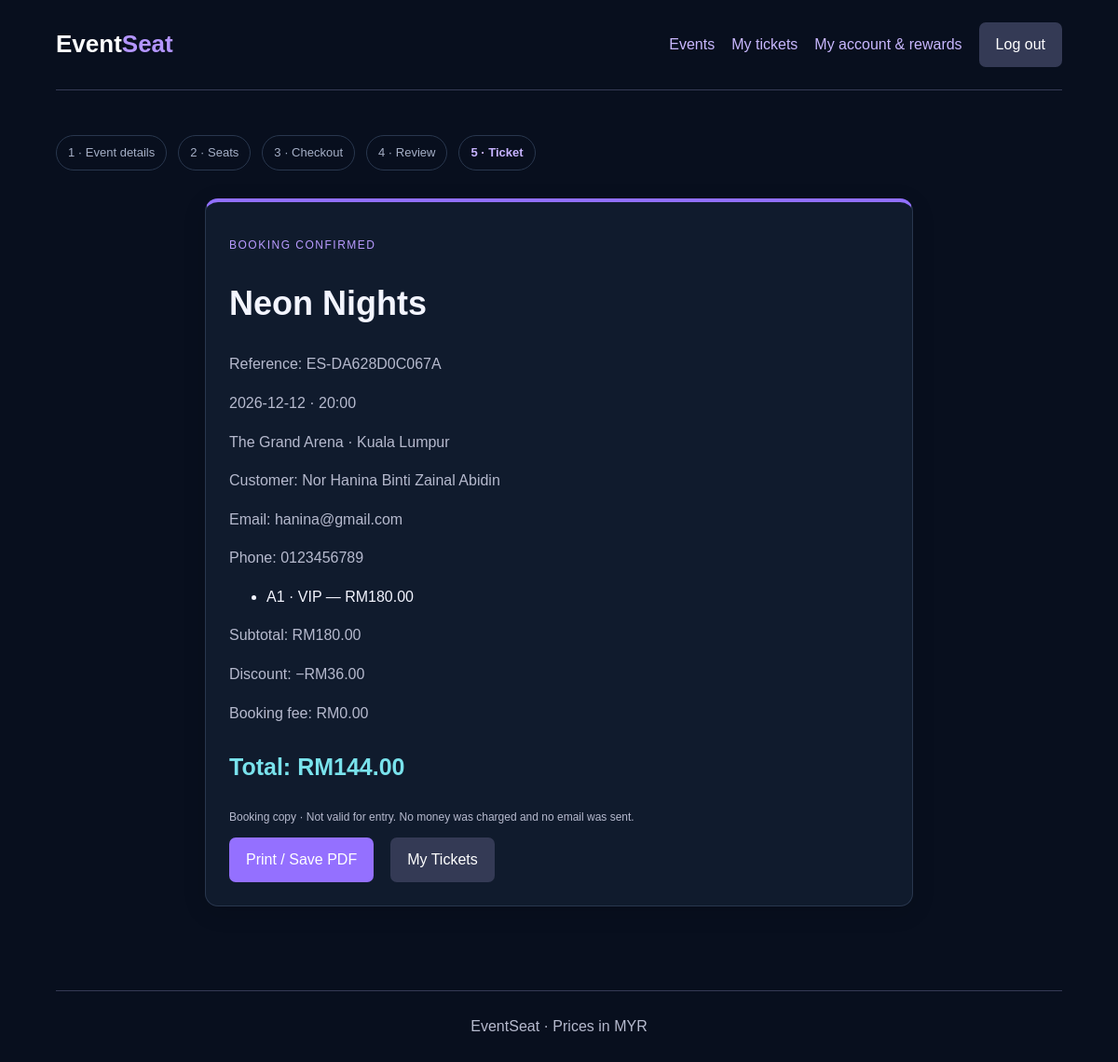
The page /ticket.php?id=4 (signed in) on the database its author committed.
### tables this page shows
CREATE TABLE `bookings` (
  `booking_id` int(10) UNSIGNED NOT NULL,
  `reference` varchar(24) NOT NULL,
  `visitor_key` char(64) NOT NULL,
  `checkout_token` char(32) NOT NULL,
  `customer_id` int(10) UNSIGNED NOT NULL,
  `session_id` int(10) UNSIGNED NOT NULL,
  `promo_id` int(10) UNSIGNED DEFAULT NULL,
  `booking_date` timestamp NOT NULL DEFAULT current_timestamp(),
  `subtotal` int(10) UNSIGNED NOT NULL,
  `discount` int(10) UNSIGNED NOT NULL,
  `booking_fee` int(10) UNSIGNED NOT NULL DEFAULT 0,
  `total_amount` int(10) UNSIGNED NOT NULL,
  `booking_status` varchar(20) NOT NULL DEFAULT 'confirmed',
  `user_id` int(10) UNSIGNED DEFAULT NULL
);

CREATE TABLE `events` (
  `event_id` int(10) UNSIGNED NOT NULL,
  `venue_id` int(10) UNSIGNED NOT NULL,
  `event_name` varchar(120) NOT NULL,
  `category` varchar(30) NOT NULL,
  `description` text NOT NULL,
  `image` varchar(50) NOT NULL,
  `status` varchar(20) NOT NULL DEFAULT 'active'
);

CREATE TABLE `event_sessions` (
  `session_id` int(10) UNSIGNED NOT NULL,
  `event_id` int(10) UNSIGNED NOT NULL,
  `session_date` date NOT NULL,
  `session_time` time NOT NULL,
  `session_status` varchar(20) NOT NULL DEFAULT 'active'
);

CREATE TABLE `venues` (
  `venue_id` int(10) UNSIGNED NOT NULL,
  `venue_name` varchar(120) NOT NULL,
  `location` varchar(150) NOT NULL,
  `capacity` int(10) UNSIGNED NOT NULL
);

CREATE TABLE `customers` (
  `customer_id` int(10) UNSIGNED NOT NULL,
  `full_name` varchar(80) NOT NULL,
  `email` varchar(120) NOT NULL,
  `phone` varchar(40) NOT NULL,
  `register_date` timestamp NOT NULL DEFAULT current_timestamp()
);

CREATE TABLE `booking_seats` (
  `booking_seat_id` int(11) UNSIGNED NOT NULL,
  `booking_id` int(11) UNSIGNED NOT NULL,
  `session_id` int(11) UNSIGNED NOT NULL,
  `seat_id` int(11) UNSIGNED NOT NULL,
  `ticket_price` int(11) UNSIGNED NOT NULL
);

CREATE TABLE `seats` (
  `seat_id` int(10) UNSIGNED NOT NULL,
  `venue_id` int(10) UNSIGNED NOT NULL,
  `seat_number` varchar(5) NOT NULL,
  `category` varchar(20) NOT NULL,
  `price` int(10) UNSIGNED NOT NULL,
  `status` varchar(20) NOT NULL DEFAULT 'available'
);

### ticket.php (the view, shortened to what this page needs)
<?php
require __DIR__ . '/common.php';
$user = requireRole('user');
$id = filter_var($_GET['id'] ?? '', FILTER_VALIDATE_INT);
$query = $pdo->prepare('SELECT b.*, c.full_name, c.email, c.phone, e.event_name,
    es.session_date, es.session_time, v.venue_name, v.location
    FROM bookings b JOIN customers c ON c.customer_id = b.customer_id
    JOIN event_sessions es ON es.session_id = b.session_id
    JOIN events e ON e.event_id = es.event_id
    JOIN venues v ON v.venue_id = e.venue_id
    WHERE b.booking_id = ? AND b.user_id = ?');
$query->execute([$id, $user['user_id']]);
$booking = $query->fetch();
$query = $pdo->prepare('SELECT s.seat_number,s.category,bs.ticket_price FROM booking_seats bs
    JOIN seats s ON s.seat_id = bs.seat_id WHERE bs.booking_id = ? ORDER BY s.seat_id');
$query->execute([$id]);
$seats = $query->fetchAll();
pageStart('Booking confirmed'); bookingSteps(4);
?>
<section class="panel ticket">
    <p class="label">BOOKING CONFIRMED</p>
    <h1><?php echo h($booking['event_name']); ?></h1>
    <p>Reference: <?php echo h($booking['reference']); ?></p>
    <p><?php echo h($booking['session_date'] . ' · ' . substr($booking['session_time'], 0, 5)); ?></p>
    <p><?php echo h($booking['venue_name'] . ' · ' . $booking['location']); ?></p>
    <p>Customer: <?php echo h($booking['full_name']); ?></p>
    <p>Email: <?php echo h($booking['email']); ?></p>
    <p>Phone: <?php echo h($booking['phone']); ?></p>
    <ul>
        <?php foreach ($seats as $seat): ?>
            <li><?php echo h($seat['seat_number'] . ' · ' . $seat['category']); ?> — <?php echo money($seat['ticket_price']); ?></li>
        <?php endforeach; ?>
    </ul>
    <p>Subtotal: <?php echo money($booking['subtotal']); ?></p>
    <p>Discount: −<?php echo money($booking['discount']); ?></p>
    <p>Booking fee: <?php echo money($booking['booking_fee']); ?></p>
    <p class="total">Total: <?php echo money($booking['total_amount']); ?></p>
    <p class="small">Booking copy · Not valid for entry. No money was charged and no email was sent.</p>
    <div class="actions">
        <button type="button" onclick="window.print()">Print / Save PDF</button>
        <a class="button secondary" href="tickets.php">My Tickets</a>
    </div>
</section>
<?php pageEnd(); ?>

### common.php (shortened to what this page needs)
<?php
require __DIR__ . '/auth.php';
function h($text) {
    return htmlspecialchars((string) $text, ENT_QUOTES, 'UTF-8');
}
function money($sen) {
    return 'RM' . number_format($sen / 100, 2);
}
function pageStart($title) {
    echo '<!DOCTYPE html><html lang="en"><head><meta charset="UTF-8">';
    echo '<title>' . h($title) . ' | EventSeat</title><link rel="stylesheet" href="style.css"></head><body>';
    echo '<header><a class="logo" href="index.php">Event<span>Seat</span></a><nav>';
    $user=currentUser();
    if ($user && $user['role']==='admin') {
        echo '<a href="dashboard.php">Dashboard</a><a href="admin_users.php">Users</a><a href="admin_events.php">Events</a><a href="admin.php?tab=bookings">Bookings</a><a href="admin_manage.php">Manage</a>';
    } else {
        echo '<a href="events.php">Events</a>';
        if ($user) echo '<a href="tickets.php">My tickets</a><a href="account.php">My account & rewards</a>';
    }
    if ($user) echo '<form method="post" action="logout.php" class="inline"><input type="hidden" name="csrf" value="'.h($_SESSION['csrf']).'"><button class="secondary">Log out</button></form>';
    else echo '<a href="login.php">Log in</a><a class="button" href="register.php">Create account</a>';
    echo '</nav></header><main>';
}
function pageEnd() {
    echo '</main><footer>EventSeat · Prices in MYR</footer><script src="script.js"></script></body></html>';
}

### auth.php (shortened to what this page needs)
<?php
function currentUser() {
 global $pdo;
 $q=$pdo->prepare('SELECT * FROM users WHERE user_id=? AND status="active"');
 $q->execute([$_SESSION['user_id']]); $user=$q->fetch();
 return $user;
}
function bookingSteps($current){
 echo '<ol class="steps" aria-label="Booking progress">';
 foreach(['Event details','Seats','Checkout','Review','Ticket'] as $i=>$name) echo '<li'.($i===$current?' class="current" aria-current="step"':'').'>'.($i+1).' · '.h($name).'</li>';
 echo '</ol>';
}

### style.css (style rules this page uses)
* { box-sizing: border-box; }
body { margin: 0; background-color: #0b0d1b; color: #f6f5ff; font: 16px/1.6 Arial, sans-serif; }
header, main, footer { width: 90%; max-width: 1100px; margin: auto; }
header { display: flex; flex-wrap: wrap; justify-content: space-between; align-items: center; gap: 20px; padding: 24px 0; border-bottom: 1px solid #353a55; }
.logo { color: white; font-size: 26px; font-weight: bold; text-decoration: none; }
.logo span, .hero span { color: #b496ff; }
nav, .actions { display: flex; flex-wrap: wrap; align-items: center; gap: 18px; }
a { color: #c9b8ff; }
nav a { text-decoration: none; }
main { padding: 35px 0 60px; }
h1, h2 { line-height: 1.25; }
h1 { font-size: 36px; }
p, .small { color: #b6bace; }
.label { color: #b99bff; font-size: 12px; letter-spacing: 1.5px; }
button, .button { display: inline-block; padding: 11px 18px; border: 0; border-radius: 7px; background-color: #9470ff; color: white; font: inherit; text-decoration: none; cursor: pointer; }
.secondary { background-color: #343a55; }
.panel { margin: 25px 0; padding: 25px; border: 1px solid #343a55; border-radius: 10px; background-color: #171b30; }
.legend, .small { font-size: 12px; }
.total { color: white; font-size: 25px; font-weight: bold; }
footer { padding: 25px 0; border-top: 1px solid #353a55; text-align: center; color: #b6bace; }
:root { color-scheme:dark;--ink:#f3f5ff;--accent:#9365ff }
body { background:#080f1e;color:var(--ink) }
header { gap:20px;flex-wrap:wrap }
nav { flex-wrap:wrap;align-items:center }
.inline { display:inline;margin:0 }
.inline button { margin:0 }
.panel,.card { background:#101b2d;border-color:#29374e;border-radius:14px }
.panel { box-shadow:0 6px 24px #0002 }
input,select,textarea,button { font:inherit }
.steps { display:flex;flex-wrap:wrap;gap:12px;list-style:none;padding:0;color:#a6b0c7;font-size:13px }
.steps .current { color:#c7b3ff;font-weight:bold }
.steps li { padding:8px 12px;border:1px solid #29374e;border-radius:24px }
.total { color:#79e2ec }
.ticket { max-width:760px;margin:30px auto;border-top:4px solid #9170ff }

### rows shown on the page
bookings: events.event_name "Neon Nights", reference "ES-DA628D0C067A", session.session_time "2026-12-12 · 20:00", venues.venue_name+location "The Grand Arena · Kuala Lumpur", customer.full_name "Nor Hanina Binti Zainal Abidin", customer.email "hanina@gmail.com", customer.phone "0123456789", subtotal "RM180.00", discount "RM36.00", booking_fee "RM0.00", total_amount "RM144.00"
booking_seats: seat.category "A1 · VIP", ticket_price "RM180.00"

### other values the page prints
$name "Event details"
$name "Seats"
$name "Checkout"
$name "Review"
$name "Ticket"
